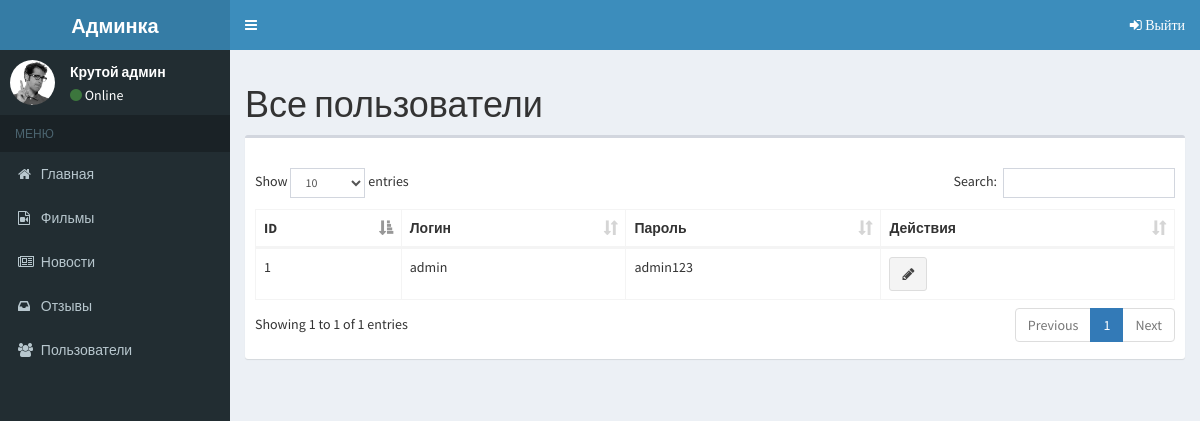
Page /admin/users (signed in) on the committed database.
### tables this page shows
CREATE TABLE IF NOT EXISTS `users` (
  `id` int(11) NOT NULL,
  `login` varchar(255) NOT NULL,
  `password` varchar(255) NOT NULL
);

### controllers/admin.php (called while the page is built, shortened)
<?php
include __DIR__ . '/../models/user.php';
function users()
{
	$user = getUsers();
	display('admin_users', ['user' => $user], 'admin');
}

### index.php (called while the page is built, shortened)
<?php
require_once __DIR__ . '/components/model.php';
$url = trim($_SERVER['REQUEST_URI'], '/');
run($url);

### components/model.php (called while the page is built, shortened)
<?php
function connect()
{
	if (!$link) {
		$link = mysqli_connect("127.0.0.1", "root", "", "kinomonster");
	}
	return $link;
}
function query($sql)
{
	$link = connect();
	$queryResult = [];
	if ($result = mysqli_query($link, $sql)) {
		$queryResult = mysqli_fetch_all($result, MYSQLI_ASSOC);
	}
	return $queryResult;
}

### models/user.php (called while the page is built, shortened)
<?php
function getUsers()
{
	return query("SELECT * FROM users")[0];
}

### pages/admin_users.php (the view)
<h1>Все пользователи</h1>
<div class="row">
    <div class="col-xs-12">
      <div class="box">
        <div class="box-header">
        </div>
        <div class="box-body">
          <table id="example2" class="table table-bordered table-hover">
            <thead>
            <tr>
              <th>ID</th>
              <th>Логин</th>
              <th>Пароль</th>
              <th>Действия</th>
            </tr>
            </thead>
            <tbody>
            <tr>
              <td><?= $user['id']; ?></td>
              <td><?= $user['login']; ?></td>
              <td><?= $user['password']; ?></td>
              <td>
                <a href="/admin/user_change/<?= $user['id']; ?>" class="btn btn-default" title="Редактировать"><i class="fa fa-pencil"></i></a>
              </td>
            </tr>
            </tbody>
          </table>
        </div>
      </div>
    </div>
 </div>

### rows in the picture
users: id "1", login "admin", password "admin123"
